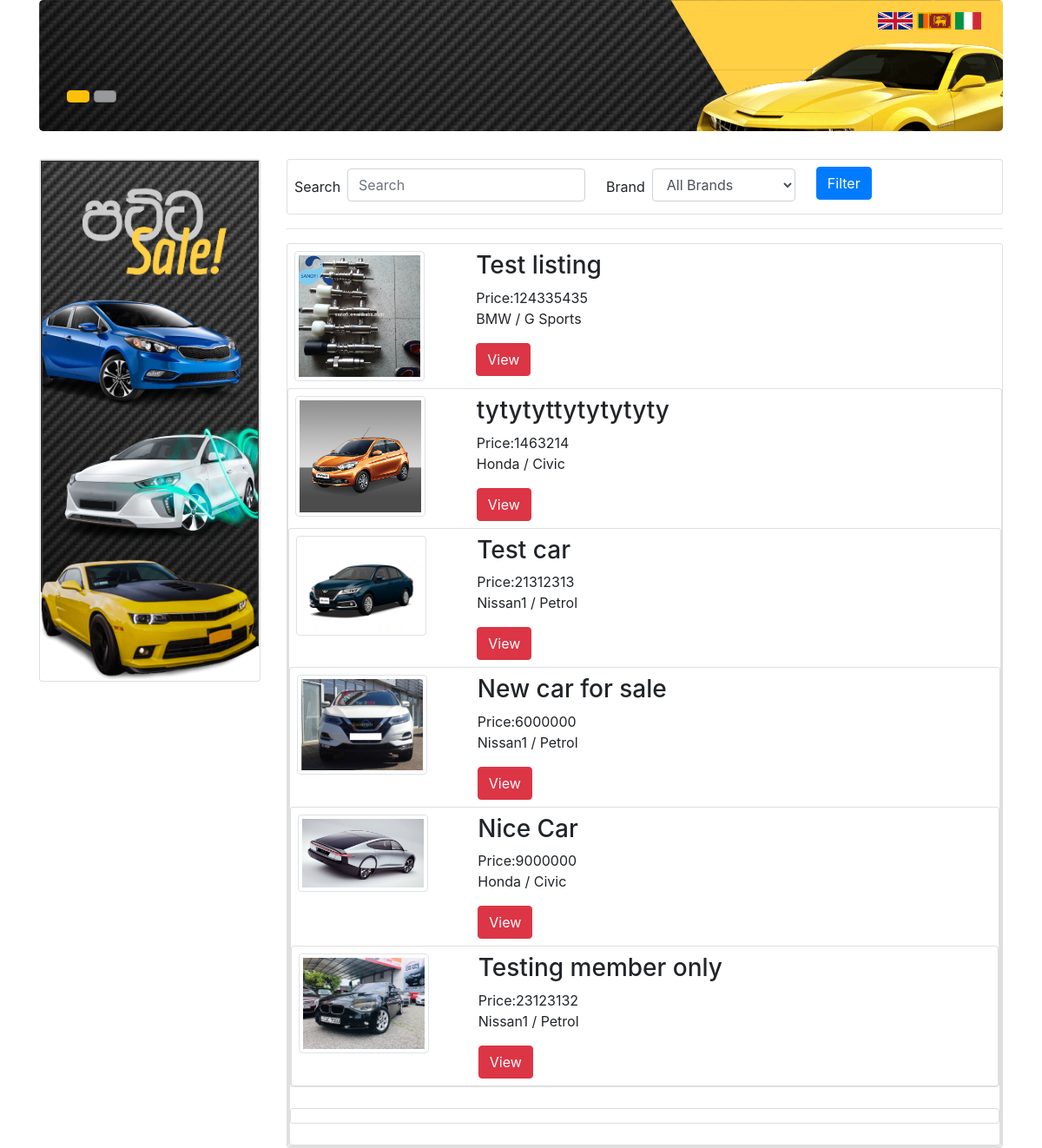
The page / on the database its author committed.
### tables this page shows
CREATE TABLE IF NOT EXISTS `car` (
  `id` int(11) NOT NULL AUTO_INCREMENT,
  `title` varchar(255) NOT NULL,
  `description` text NOT NULL,
  `model_id` int(11) NOT NULL,
  `member_id` int(11) NOT NULL,
  `fuel_type` varchar(50) NOT NULL,
  `year` int(11) NOT NULL,
  `mileage` int(11) NOT NULL,
  `price` double NOT NULL,
  `photo` varchar(255) NOT NULL,
  `sold` tinyint(1) NOT NULL,
  `view_count` int(11) NOT NULL,
  `date` date NOT NULL,
  PRIMARY KEY (`id`)
);

CREATE TABLE IF NOT EXISTS `brand` (
  `id` int(11) NOT NULL AUTO_INCREMENT,
  `name` varchar(255) NOT NULL,
  PRIMARY KEY (`id`)
);

CREATE TABLE IF NOT EXISTS `model` (
  `id` int(11) NOT NULL AUTO_INCREMENT,
  `brand_id` int(11) NOT NULL,
  `name` varchar(255) NOT NULL,
  PRIMARY KEY (`id`)
);

### index.php (the view, shortened to what this page needs)
<!DOCTYPE html>
<html lang="en">
    <head>
        <?php include_once("includes/head.php"); ?>
    </head>
    <body>
        <div class="container">
            <?php include("includes/header.php"); ?>
            <div class="row" id="section2">
            <?php include_once("includes/sidebar.php"); ?>
                <div class="col-md-9">
                    <div class="card" style="padding:0.5em;" >
                        <form action="" class="form-inline">
                            <label for="" class="mr-sm-2">Search</label>
                            <input type="text" name="search" class="form-control mb-1 mr-sm-4" placeholder="Search"/>
                            <label for="" class="mr-sm-2">Brand</label>
                            <select class="form-control mb-1 mr-sm-4" name="brand" id="brand">
                                <option value="">All Brands</option>
                            </select>
                            <button type="submit" class="btn btn-primary mb-2">Filter</button>
                        </form>
                    </div>
                    <hr/>
                    <?php
                        $where="";
                        include_once("includes/db_connect.php");
                        $sql = "SELECT car.*, brand.name as brand_name, model.name as model_name
                                FROM car
                                INNER JOIN model ON model.id = car.model_id
                                INNER JOIN brand ON brand.id = model.brand_id".$where;
                        $result = mysqli_query($con, $sql);
                        while($row = mysqli_fetch_array($result)){
                    ?>
                    <div class="card">
                        <div class="row" style="padding:0.5em;">
                            <div class = "col-md-3">
                                <img src="<?=PATH?>uploads/<?=$row["photo"]?>" alt="" class="img img-thumbnail" width = "150">
                            </div>
                        <div class="col-md-9">
                            <h3><?=$row["title"]?></h3>
                            <span>Price:<?=$row["price"]?></span>
                            <p><?=$row["brand_name"]?> / <?=$row["model_name"]?> </p>
                            <a href="<?=PATH?>car/view.php?id=<?=$row['id']?>" class="btn btn-danger">View</a>
                        </div>
                    </div>
                        <?php } ?>
                </div>
            </div>
            <?php include_once("includes/footer.php"); ?>
        </div>
    </body>
</html>

### rows shown on the page
car: photo (picture), title "Test listing", price "124335435", brand.name "BMW", model.name "G Sports"
car: photo (picture), title "tytytyttytytytyty", price "1463214", brand.name "Honda", model.name "Civic"
car: photo (picture), title "Test car", price "21312313", brand.name "Nissan1", model.name "Petrol"
car: photo (picture), title "New car for sale", price "6000000", brand.name "Nissan1", model.name "Petrol"
car: photo (picture), title "Nice Car", price "9000000", brand.name "Honda", model.name "Civic"
car: photo (picture), title "Testing member only", price "23123132", brand.name "Nissan1", model.name "Petrol"
